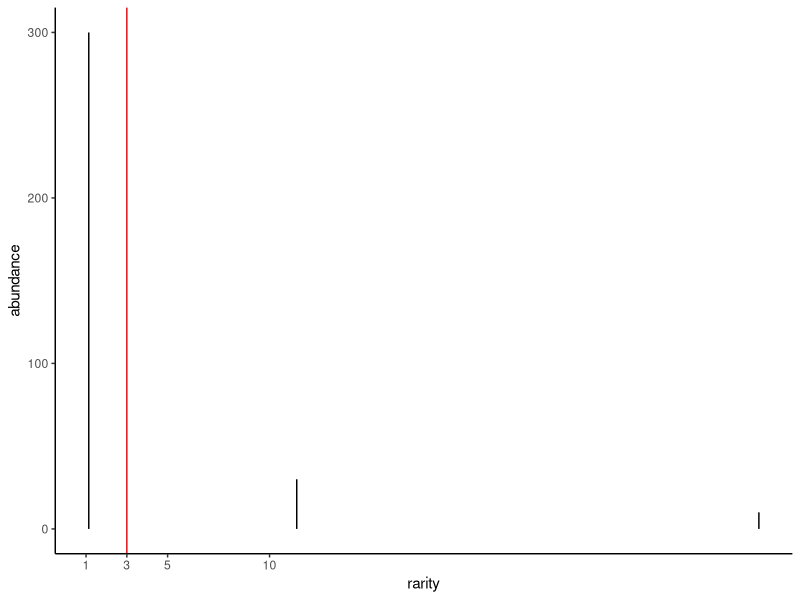
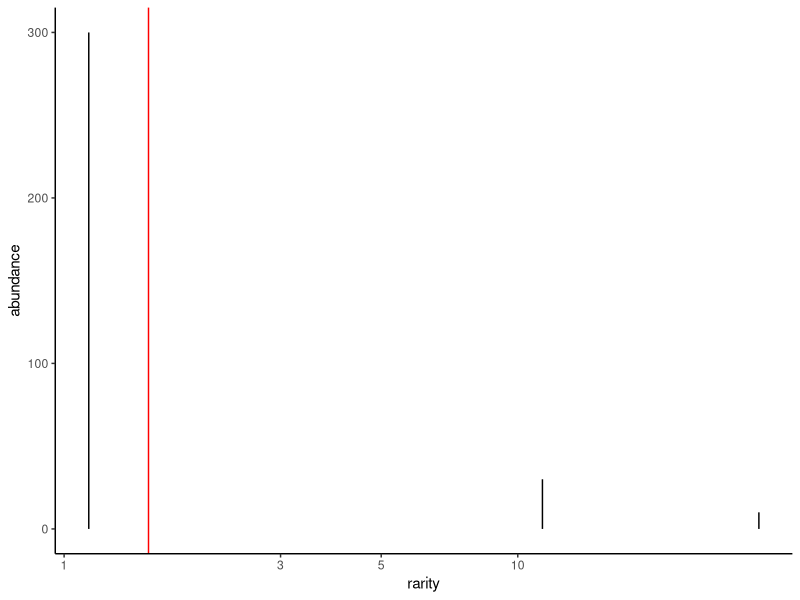
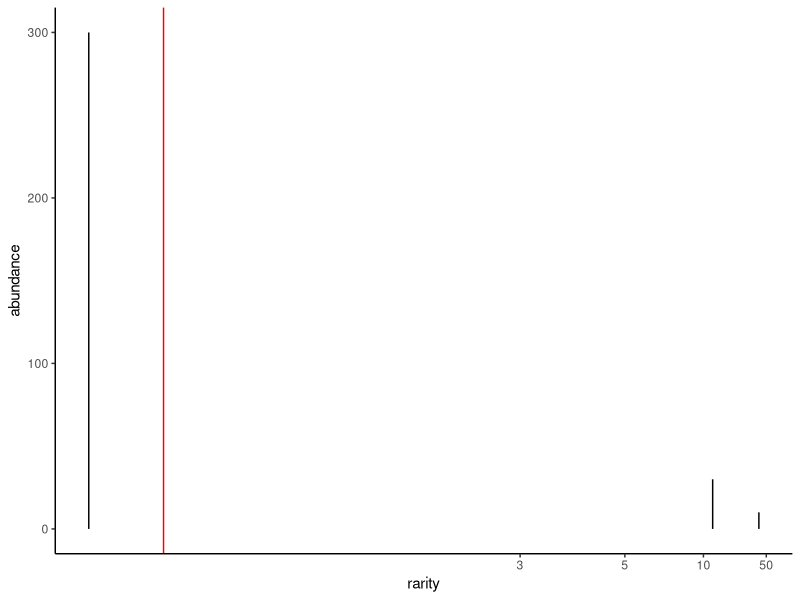

The R script that drew these images, in order:
library(tidyverse)
theme_set(theme_classic())

require(scales) # trans_new() is in the scales library
#need the reverse bit for the scaling of the axes to get them in the right orientation
pfun=function(x, pow, rever=F){
	if (pow==0) return(log(x))
    if (rever==T){
    if (pow<0) return(-x^pow)
        return(x^pow)}
	return(x^pow)
}

ipfun=function(x, pow, rever=F){
	if (pow==0) return(exp(x))
    if(rever==T){if (pow<0) return(-x^(1/pow))
        return(x^(1/pow))}
	return(x^(1/pow))
}

## This is weird craftiness to make functions above work with coord_trans
power_trans = function(pow) trans_new(name="power"
    , transform=function(x) pfun(x, pow, rever=T)
	, inverse=function(x) ipfun(x, pow, rever=T)
	#, breaks = function(x)extended_breaks(n = 30)(x)
)

## pow does not work if passed, but does work if set globally
rarity_plot <- function(abundance, p){
	rf <- tibble(names = as.factor(1:length(abundance))
		, abundance
		, rarity = sum(abundance)/abundance
	)
	div <- summarise(rf, div=ipfun(
		sum(abundance*pfun(rarity, p))/sum(abundance)
		, p
	)) %>% pull(div)
	rp <- (ggplot(rf, aes(x=rarity, y=abundance))
		+ geom_segment(aes(x=rarity, xend=rarity, y=abundance, yend=0))
		+ scale_x_continuous(trans=power_trans(pow=p), breaks=c(1,3,5,10,50))
		#+ scale_size_identity()
		+ geom_vline(xintercept=div, color="red")
	)
	return(rp)
}

ab <- c(300,30,10)

rarity_plot(ab, 1)
rarity_plot(ab, 0)
rarity_plot(ab, -1)
?stat
